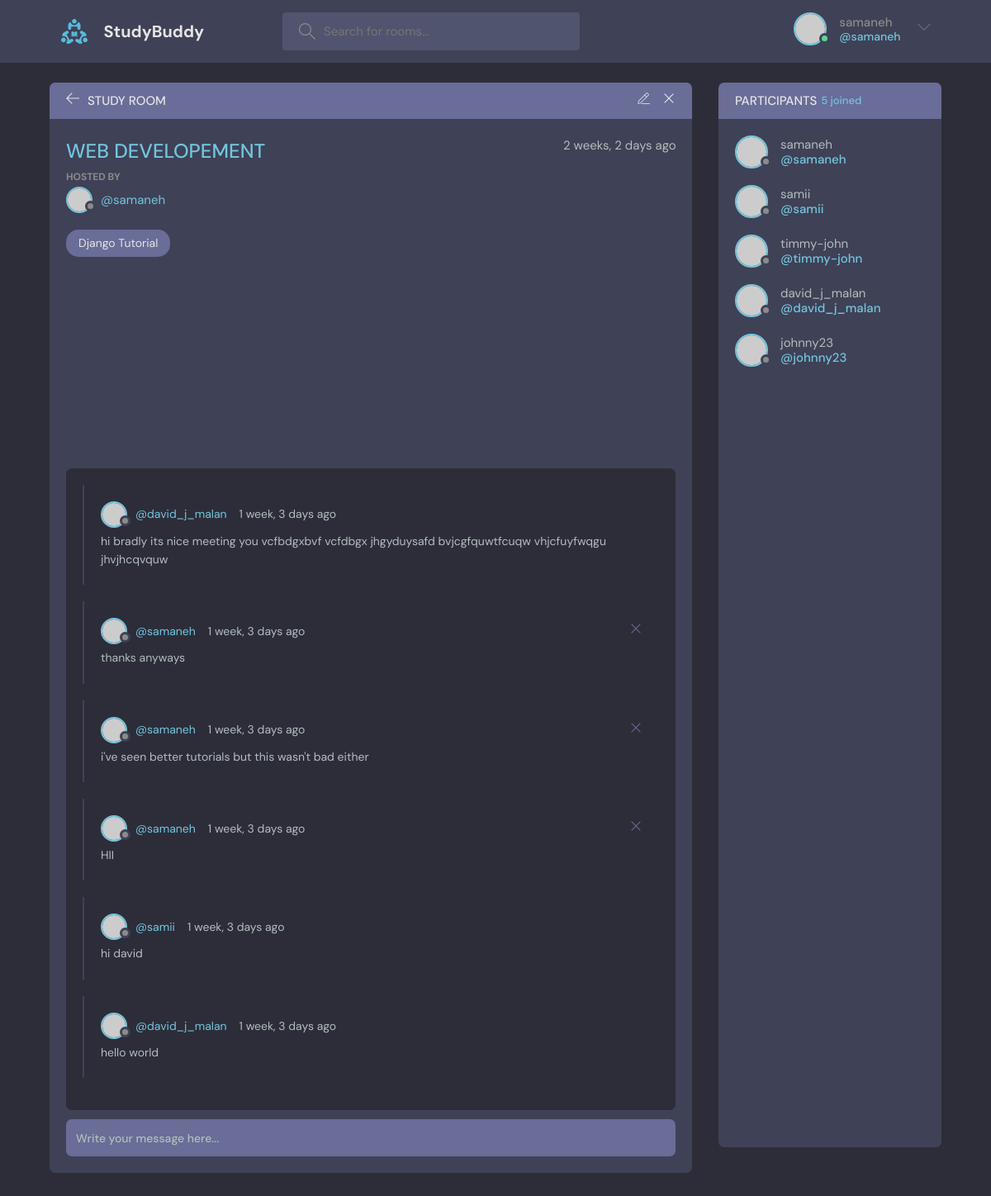
/room/2/ (signed in), run on the app's committed database.
### base/models.py (models this page shows, shortened)
class Room(models.Model):
    host=models.ForeignKey(User, on_delete=models.SET_NULL, null=True)
    topic=models.ForeignKey(Topic, on_delete=models.SET_NULL, null=True)
    name=models.CharField(max_length=50)
    description=models.TextField(null=True, blank=True)
    participants=models.ManyToManyField(User, related_name="participants", blank=True)
    updated=models.DateTimeField(auto_now=True)
    created=models.DateTimeField(auto_now_add=True)
    class Meta:
        ordering=['-updated', '-created']

class Topic(models.Model):
    name=models.CharField(max_length=80)
    def __str__(self):
        return self.name

class Message(models.Model):
    user=models.ForeignKey(User, on_delete=models.CASCADE)
    room=models.ForeignKey(Room, on_delete=models.CASCADE)
    body=models.TextField()
    updated=models.DateTimeField(auto_now=True)
    created=models.DateTimeField(auto_now_add=True)

### base/views.py (the view, shortened to what this page needs)
# urls.py: path("room/<str:pk>/", views.room, name="room"),
def room(request,pk):
    room=Room.objects.get(id=pk)
    room_messages=room.message_set.all().order_by("-created")
    participants=room.participants.all()
    return render(request, "base/room.html",{
        "room":room,
        "room_messages":room_messages,
        "participants":participants
    })

### base/templates/base/room.html (shortened to what this page needs)
{% extends 'main.html' %}
{% block content %}
<main class="profile-page layout layout--2">
  <div class="container">
    <div class="room">
      <div class="room__top">
        <div class="room__topLeft">
          <a href="{% url 'home' %}">
            <svg version="1.1" xmlns="http://www.w3.org/2000/svg" width="32" height="32" viewBox="0 0 32 32">
              <title>arrow-left</title>
              <path
                d="M13.723 2.286l-13.723 13.714 13.719 13.714 1.616-1.611-10.96-10.96h27.625v-2.286h-27.625l10.965-10.965-1.616-1.607z">
              </path>
            </svg>
          </a>
          <h3>Study Room</h3>
        </div>
        <div class="room__topRight">
          {% if room.host == request.user %}
          <a href="{% url 'updateroom' room.id  %}">
          </a>
          <a href="{% url 'deleteroom' room.id %}">
            <svg version="1.1" xmlns="http://www.w3.org/2000/svg" width="32" height="32" viewBox="0 0 32 32">
              <title>remove</title>
              <path
                d="M27.314 6.019l-1.333-1.333-9.98 9.981-9.981-9.981-1.333 1.333 9.981 9.981-9.981 9.98 1.333 1.333 9.981-9.98 9.98 9.98 1.333-1.333-9.98-9.98 9.98-9.981z">
              </path>
            </svg>
          </a>
          {% endif %}
        </div>
      </div>
      <div class="room__box scroll">
        <div class="room__header scroll">
          <div class="room__info">
            <h3>{{room.name}}</h3>
            <span>{{room.created|timesince}} ago</span>
          </div>
          <div class="room__hosted">
            <p>Hosted By</p>
            <a href="#" class="room__author">
              <div class="avatar avatar--small">
                <img src="https://randomuser.me/api/portraits/men/37.jpg" />
              </div>
              <span>@{{room.host.username}}</span>
            </a>
          </div>
          <span class="room__topics">{{room.topic}}</span>
        </div>
        <div class="room__conversation">
          <div class="threads scroll">
            {% for message in room_messages %}
            <div class="thread">
              <div class="thread__top">
                <div class="thread__author">
                  <a href="{% url 'profile' message.user.id %}" class="thread__authorInfo">
                    <div class="avatar avatar--small">
                      <img src="https://randomuser.me/api/portraits/men/37.jpg" />
                    </div>
                    <span>@{{message.user}}</span>
                  </a>
                  <span class="thread__date">{{message.created|timesince}} ago</span>
                </div>
                {% if message.user == request.user %}
                <a href="{% url 'deleteroom' message.id %}">
                  <div class="thread__delete">
                    <svg version="1.1" xmlns="http://www.w3.org/2000/svg" width="32" height="32" viewBox="0 0 32 32">
                      <title>remove</title>
                      <path
                        d="M27.314 6.019l-1.333-1.333-9.98 9.981-9.981-9.981-1.333 1.333 9.981 9.981-9.981 9.98 1.333 1.333 9.981-9.98 9.98 9.98 1.333-1.333-9.98-9.98 9.98-9.981z">
                      </path>
                    </svg>
                  </div>
                </a>
                {% endif %}
              </div>
              <div class="thread__details">
                {{message.body}}
              </div>
            </div>
            {% endfor %}
          </div>
        </div>
      </div>
      <div class="room__message">
        <form action="#" method="POST">
          <input name="body" placeholder="Write your message here..." />
        </form>
      </div>
    </div>
    <div class="participants">
      <h3 class="participants__top">Participants <span>{{participants.count}} joined</span></h3>
      <div class="participants__list scroll">
        {% for user in participants %}
        <a href="{% url 'profile' user.id %}" class="participant">
          <div class="avatar avatar--medium">
            <img src="https://randomuser.me/api/portraits/men/37.jpg" />
          </div>
          <p>
            {{user.username}}
            <span>@{{user.username}}</span>
          </p>
        </a>
        {% endfor %}
      </div>
    </div>
  </div>
</main>
{% endblock content %}

### templates/navbar.html (shortened to what this page needs)
{% load static %}
<header class="header header--loggedIn">
    <div class="container">
        <a href="{% url 'home' %}" class="header__logo">
            <img src="{% static 'images/logo.svg' %}" />
            <h1>StudyBuddy</h1>
        </a>
        <form method="GET" action="{% url 'home' %}" class="header__search">
            <label>
                <input name="q" placeholder="Search for rooms..." />
            </label>
        </form>
        <nav class="header__menu">
            {% if request.user.is_authenticated %}
            <div class="header__user">
                <a href="profile.html">
                    <div class="avatar avatar--medium active">
                        <img src="https://randomuser.me/api/portraits/men/37.jpg" />
                    </div>
                    <p>{{request.user.username}} <span>@{{request.user.username}}</span></p>
                </a>
                <button class="dropdown-button">
                    <svg version="1.1" xmlns="http://www.w3.org/2000/svg" width="32" height="32" viewBox="0 0 32 32">
                        <title>chevron-down</title>
                        <path d="M16 21l-13-13h-3l16 16 16-16h-3l-13 13z"></path>
                    </svg>
                </button>
            </div>
            {% else %}
            <a href="{% url 'login' %}">
                <img src="{% static 'images/avatar.svg' %}" />
                <p>Login</p>
            </a>
            {% endif %}
        </nav>
    </div>
</header>

### data on the page
Room: name "WEB DEVELOPEMENT", created "2 weeks, 2 days", host.username "samaneh", topic "Django Tutorial"
Message: user "david_j_malan", created "1 week, 3 days", body "hi bradly its nice meeting you vcfbdgxbvf vcfdbgx jhgyduysafd bvjcgfquwtfcuqw vhjcfuyfwqgu jhvjhcqvquw"
Message: user "samaneh", created "1 week, 3 days", body "thanks anyways"
Message: user "samaneh", created "1 week, 3 days", body "i've seen better tutorials but this wasn't bad either"
Message: user "samaneh", created "1 week, 3 days", body "HII"
Message: user "samii", created "1 week, 3 days", body "hi david"
Message: user "david_j_malan", created "1 week, 3 days", body "hello world"

### other printed values
{{ request.user.username }} "samaneh"
{{ participants.count }} "5"
{{ user.username }} "samaneh"
{{ user.username }} "samii"
{{ user.username }} "timmy-john"
{{ user.username }} "david_j_malan"
{{ user.username }} "johnny23"
